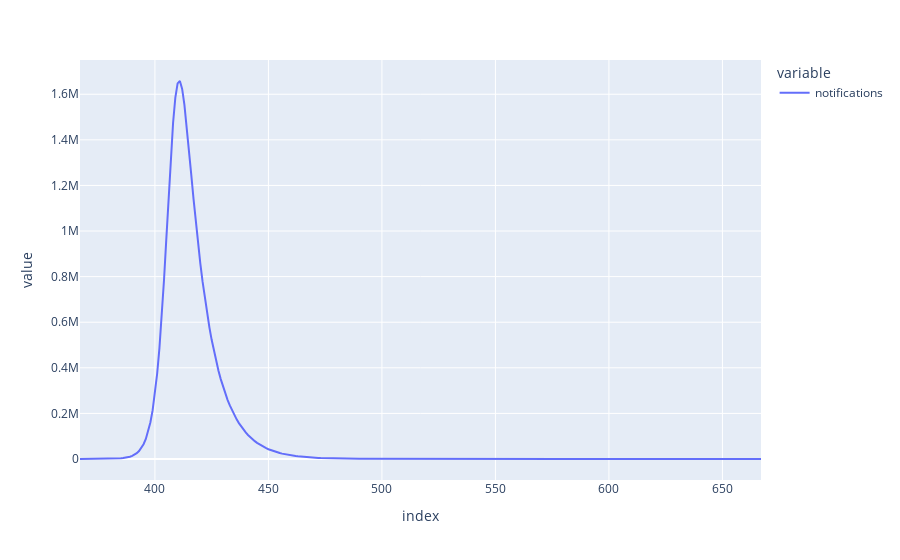

Here is the notebook cell this chart was saved with:
### Code cell
model_derived_outputs.plot()

### Figure 1 — Plotly figure (JSON) as saved in the notebook; plotly's stock layout.template omitted (floating-point values rounded to 4 significant figures; data arrays with more than 128 entries replaced by an {"elided": "..."} marker saying what was removed)
{"data": [{"hovertemplate": "variable=notifications<br>index=%{x}<br>value=%{y}<extra></extra>", "legendgroup": "notifications", "line": {"color": "#636efa", "dash": "solid"}, "marker": {"symbol": "circle"}, "mode": "lines", "name": "notifications", "orientation": "v", "showlegend": true, "type": "scatter", "x": {"elided": "301 int values"}, "xaxis": "x", "y": {"elided": "301 float values"}, "yaxis": "y"}], "layout": {"legend": {"title": {"text": "variable"}, "tracegroupgap": 0}, "margin": {"t": 60}, "xaxis": {"anchor": "y", "domain": [0, 1], "title": {"text": "index"}}, "yaxis": {"anchor": "x", "domain": [0, 1], "title": {"text": "value"}}}}
